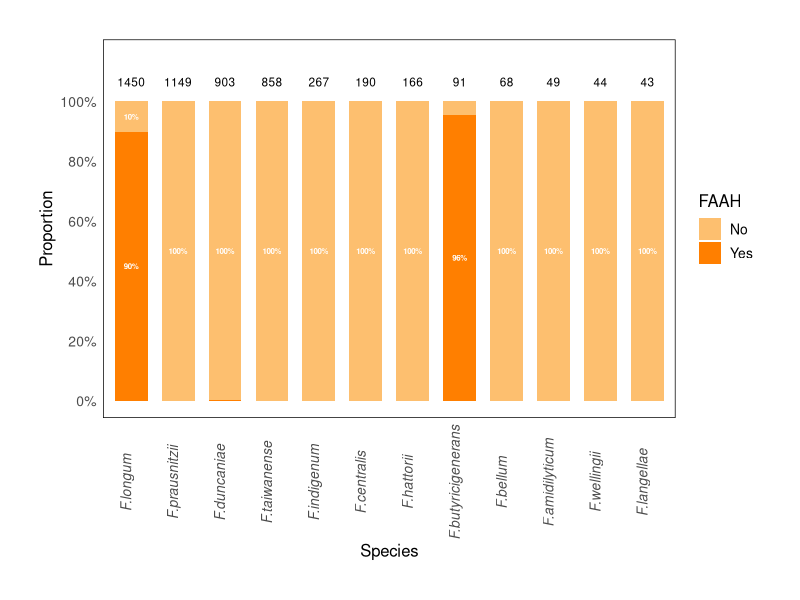
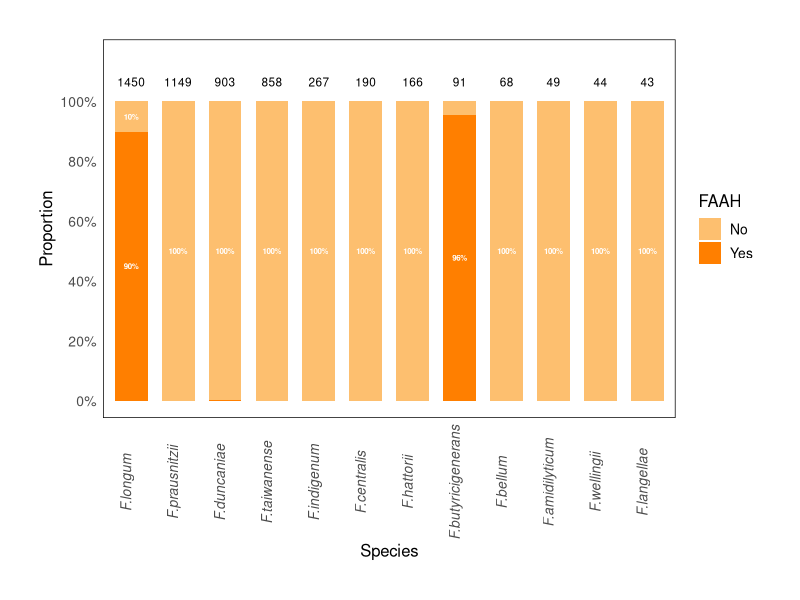

Write the R code that produced these figures, in order.
# Load required package and data
library(tidyverse)
data <- data.frame(
  Threshold = c("com90", "total_90"),
  F.longum = c(1303, 1450),
  F.prausnitzii = c(1, 1149),
  F.duncaniae = c(1, 903),
  F.taiwanense = c(0, 858),
  F.centralis = c(0, 190),
  F.indigenum = c(0, 267),
  F.hattorii = c(0, 166),
  F.bellum = c(0, 68),
  F.butyricigenerans = c(87, 91),
  F.amidilyticum = c(0, 49),
  F.wellingii = c(0, 44),
  F.langellae = c(0, 43)
)

# Count Yes/No percent for each species
stack_data <- data.frame()
label_data <- data.frame()
strains <- colnames(data)[-1]

for(strain in strains) {
  # Extract data of >90 completeness genomes
  com90_value <- data[data$Threshold == "com90", strain]
  total_90_value <- data[data$Threshold == "total_90", strain]
  # Count percent
  if(total_90_value > 0) {
    Yes <- com90_value / total_90_value
  } else {
    Yes <- 0
  }
  No <- 1 - Yes
  stack_data <- rbind(stack_data, 
                      data.frame(Strain = strain, Category = "Yes", Value = Yes),
                      data.frame(Strain = strain, Category = "No", Value = No))
  label_data <- rbind(label_data, 
                      data.frame(Strain = strain, Total = total_90_value))
}

# Show percent(>5%) on the bar plot
stack_data$Percentage_Label <- ifelse(
  stack_data$Value > 0.05 & !is.na(stack_data$Value),
  paste0(round(stack_data$Value * 100, 0), "%"),
  ""
)

# Set strain order
strain_order <- label_data %>% 
  arrange(desc(Total)) %>% 
  pull(Strain)

stack_data$Strain <- factor(stack_data$Strain, levels = strain_order)
label_data$Strain <- factor(label_data$Strain, levels = strain_order)

# Create bar plot
ggplot() +
  geom_bar(data = stack_data, 
           aes(x = Strain, y = Value, fill = Category),
           stat = "identity", width = 0.7) +
  
  # Add percent label on the bar
  geom_text(data = stack_data, 
            aes(x = Strain, y = Value, fill = Category, label = Percentage_Label),
            position = position_stack(vjust = 0.5),
            size = 2,
            color = "white",
            fontface = "bold") +
  
  # Add total strain number on the top
  geom_text(data = label_data, 
            aes(x = Strain, 
                y = 1.05,
                label = Total),
            vjust = 0,
            size = 3,
            color = "black",
            inherit.aes = FALSE) +
  
  scale_fill_manual(values = c("#FDBF6F", "#FF7F00")) +
  
  scale_y_continuous(labels = scales::percent_format(accuracy = 1),
                     limits = c(0, 1.15),
                     breaks = seq(0, 1, 0.2)) +
  
  labs(x = "Species", 
       y = "Proportion", 
       fill = "FAAH") +
  
  theme_minimal() +
  theme(
    text = element_text(family = "", size = 12, face = 'plain'),
    axis.text.y = element_text(size = 10),
    axis.text.x = element_text(angle = 90, hjust = 0.5, vjust = 0, 
                               family = '', size = 10, face = 'italic'),
    panel.grid.major = element_blank(),
    panel.grid.minor = element_blank(),
    legend.text = element_text(size = 10),
    legend.title = element_text(size = 12),
    legend.position = 'right',
    panel.border = element_rect(color = "black", fill = NA, size = 0.5),
    plot.margin = unit(c(1, 1, 1, 1), "cm")
  )
ggsave(filename = "FAAH_com90_barplot.pdf", width = 6, height = 5)
